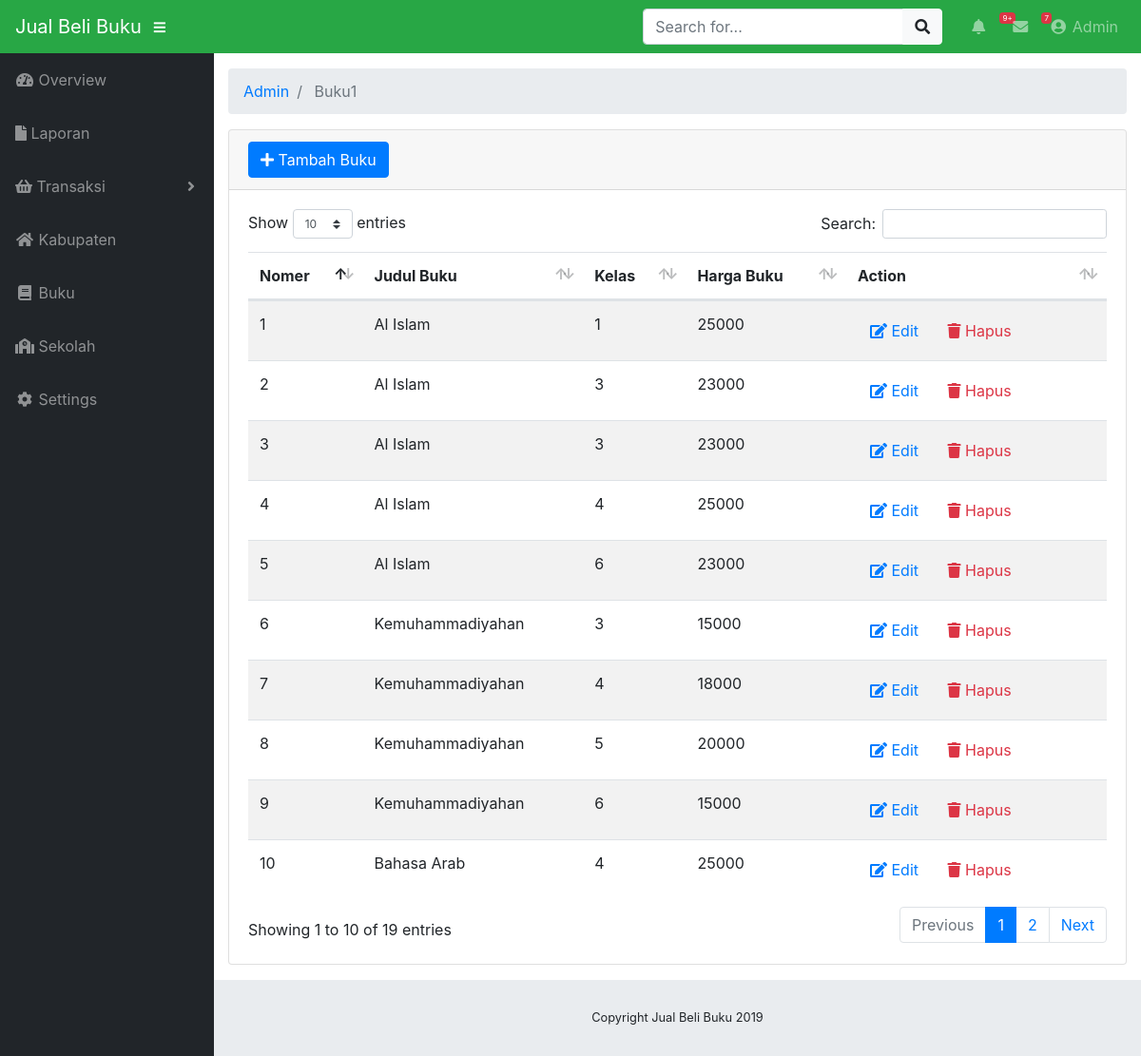
Screenshot of /index.php/admin/buku1 with the database file from the repository.
### tables this page shows
CREATE TABLE `tbl_buku` (
  `id_buku` int(11) NOT NULL,
  `nama_buku` varchar(100) NOT NULL,
  `kelas_buku` varchar(100) DEFAULT NULL,
  `harga_buku` int(11) NOT NULL
);

### application/controllers/admin/Buku1.php (called while the page is built, shortened)
<?php
class Buku1 extends CI_Controller{
	function __construct(){
		$this->load->model('m_buku');
		$this->load->library('form_validation');
	}
	function index(){
        $data["buku"] = $this->m_buku->getAll();
        $this->load->view("admin/buku/v_tampil_buku", $data);
	}
}

### index.php (called while the page is built, shortened)
<?php
require_once BASEPATH.'core/CodeIgniter.php';

### application/models/M_buku.php (called while the page is built, shortened)
<?php
class M_Buku extends CI_Model{
    private $_table = "tbl_buku";
    public function getAll()
    {
        return $this->db->get($this->_table)->result();
    }
}

### application/views/admin/buku/v_tampil_buku.php (the view, shortened to what this page needs)
<!DOCTYPE html>
<html lang="en">
<head>
	<?php $this->load->view("admin/_partials/head.php") ?>
</head>
<body id="page-top">
	<?php $this->load->view("admin/_partials/navbar.php") ?>
	<div id="wrapper">
		<?php $this->load->view("admin/_partials/sidebar.php") ?>
		<div id="content-wrapper">
			<div class="container-fluid">
				<?php $this->load->view("admin/_partials/breadcrumb.php") ?>
				<div class="card mb-3">
					<div class="card-header">
						<a class="btn btn-primary" href="<?php echo site_url('admin/buku1/add') ?>"><i class="fas fa-plus"></i> Tambah Buku</a>
					</div>
					<div class="card-body">
						<div class="table-responsive">
							<table class="table table-striped" id="dataTable" width="100%" cellspacing="0">
								<thead>
									<tr>
										<th>Nomer</th>
										<th>Judul Buku</th>
										<th>Kelas</th>
										<th>Harga Buku</th>
										<th>Action</th>
									</tr>
								</thead>
								<tbody>
									<?php $no = 0;
										foreach ($buku as $data):
										$no++; ?>
									<tr>
										<td>
											<?php echo $no ?>
										</td>
										<td>
											<?php echo $data->nama_buku ?>
										</td>
										<td>
											<?php echo $data->kelas_buku ?>
										</td>
										<td>
											<?php echo $data->harga_buku?>
										</td>
										<td width="250">
											<a href="<?php echo site_url('admin/buku1/edit/'.$data->id_buku) ?>"
											 class="btn btn-small"><i class="fas fa-edit"></i> Edit</a>
											<a data-toggle="modal" data-target="#ModalHapus<?php echo $data->id_buku?>"
											class="btn btn-small text-danger"><i class="fas fa-trash"></i> Hapus</a>
										</td>
									</tr>
									<?php endforeach; ?>
								</tbody>
							</table>
						</div>
					</div>
				</div>
			</div>
			<?php $this->load->view("admin/_partials/footer.php") ?>
		</div>
	</div>
</body>
</html>

### application/views/admin/_partials/head.php (shortened to what this page needs)
<link href="<?php echo base_url('assets/bootstrap/css/bootstrap.min.css') ?>" rel="stylesheet">
<link href="<?php echo base_url('assets/fontawesome-free/css/all.min.css') ?>" rel="stylesheet" type="text/css">
<link href="<?php echo base_url('assets/datatables/dataTables.bootstrap4.css') ?>" rel="stylesheet">
<link href="<?php echo base_url('css/sb-admin.css') ?>" rel="stylesheet">

### application/views/admin/_partials/navbar.php (shortened to what this page needs)
<nav class="navbar navbar-expand navbar-dark bg-success static-top">
    <a class="navbar-brand mr-1" href="<?php echo site_url('admin') ?>"><?php echo SITE_NAME ?></a>
    <button class="btn btn-link btn-sm text-white order-1 order-sm-0" id="sidebarToggle" href="#">
        <i class="fas fa-bars"></i>
    </button>
    <form class="d-none d-md-inline-block form-inline ml-auto mr-0 mr-md-3 my-2 my-md-0">
        <div class="input-group">
            <input type="text" class="form-control" placeholder="Search for..." aria-label="Search" aria-describedby="basic-addon2">
            <div class="input-group-append">
                <button class="btn btn-light" type="button">
                    <i class="fas fa-search"></i>
                </button>
            </div>
        </div>
    </form>
    <ul class="navbar-nav ml-auto ml-md-0">
        <li class="nav-item dropdown no-arrow mx-1">
            <a class="nav-link dropdown-toggle" href="#" id="alertsDropdown" role="button" data-toggle="dropdown" aria-haspopup="true"
                aria-expanded="false">
                <i class="fas fa-bell fa-fw"></i>
                <span class="badge badge-danger">9+</span>
            </a>
        </li>
        <li class="nav-item dropdown no-arrow mx-1">
            <a class="nav-link dropdown-toggle" href="#" id="messagesDropdown" role="button" data-toggle="dropdown" aria-haspopup="true"
                aria-expanded="false">
                <i class="fas fa-envelope fa-fw"></i>
                <span class="badge badge-danger">7</span>
            </a>
        </li>
        <li class="nav-item dropdown no-arrow">
            <a class="nav-link dropdown-toggle" href="#" id="userDropdown" role="button" data-toggle="dropdown" aria-haspopup="true"
                aria-expanded="false">
                <i class="fas fa-user-circle fa-fw"></i> Admin
            </a>
        </li>
    </ul>
</nav>

### application/views/admin/_partials/sidebar.php (shortened to what this page needs)
<ul class="sidebar navbar-nav">
    <li class="nav-item <?php echo $this->uri->segment(2) == '' ? 'active': '' ?>">
        <a class="nav-link" href="<?php echo site_url('admin') ?>">
            <i class="fas fa-fw fa-tachometer-alt"></i>
            <span>Overview</span>
        </a>
    </li>
    <li class="nav-item<?php echo $this->uri->segment(2) == 'buku' ? 'active': '' ?>">
        <a class="nav-link " href="<?php echo site_url('admin/Laporan/') ?> " >
            <i class="fas fa-file"></i>
            <span>Laporan</span>
        </a>
    </li>
    <li class="nav-item dropdown <?php echo $this->uri->segment(2) == 'buku' ? 'active': '' ?>">
        <a class="nav-link dropdown-toggle" href="#" id="pagesDropdown" role="button" data-toggle="dropdown" aria-haspopup="true"
            aria-expanded="false">
            <i class="fas fa-shopping-basket"></i>
            <span>Transaksi</span>
        </a>
    </li>
<li class="nav-item <?php echo $this->uri->segment(2) == 'kabupaten' ? 'active': '' ?>">
        <a class="nav-link" href="<?php echo site_url('admin/kabupaten') ?>">
            <i class="fas fa-fw fa-home"></i>
            <span>Kabupaten</span>
        </a>
    </li>
    <li class="nav-item <?php echo $this->uri->segment(2) == 'buku' ? 'active': '' ?>">
        <a class="nav-link" href="<?php echo site_url('admin/buku1') ?>">
            <i class="fas fa-fw fa-book"></i>
            <span>Buku</span>
        </a>
    </li>
    <li class="nav-item dropdown <?php echo $this->uri->segment(2) == 'sekolah' ? 'active': '' ?>">
        <a class="nav-link" href="<?php echo site_url('admin/sekolah/') ?>">
            <i class="fas fa-fw fa-school"></i>
            <span>Sekolah</span>
        </a>
    </li>
    <li class="nav-item">
        <a class="nav-link" href="#">
            <i class="fas fa-fw fa-cog"></i>
            <span>Settings</span></a>
    </li>
</ul>

### application/views/admin/_partials/breadcrumb.php
<ol class="breadcrumb">
<?php foreach ($this->uri->segments as $segment): ?>
	<?php
		$url = substr($this->uri->uri_string, 0, strpos($this->uri->uri_string, $segment)) . $segment;
		$is_active =  $url == $this->uri->uri_string;
	?>
	<li class="breadcrumb-item <?php echo $is_active ? 'active': '' ?>">
		<?php if($is_active): ?>
			<?php echo ucfirst($segment) ?>
		<?php else: ?>
			<a href="<?php echo site_url($url) ?>"><?php echo ucfirst($segment) ?></a>
		<?php endif; ?>
	</li>
<?php endforeach; ?>
</ol>

### application/views/admin/_partials/footer.php
<footer class="sticky-footer">
  <div class="container my-auto">
    <div class="copyright text-center my-auto">
      <span>Copyright  <?php echo SITE_NAME ." ". Date('Y') ?></span>
    </div>
  </div>
</footer>

### css/sb-admin.css (style rules this page uses)
html { position: relative; min-height: 100%; }
body { height: 100%; }
#wrapper { display: -webkit-box; display: -ms-flexbox; display: flex; }
#wrapper #content-wrapper { overflow-x: hidden; width: 100%; padding-top: 1rem; padding-bottom: 80px; }
.navbar-nav .nav-item.dropdown .dropdown-toggle::after { width: 1rem; text-align: center; float: right; vertical-align: 0; border: 0; font-weight: 900; content: '\f105'; font-family: 'Font Awesome 5 Free'; }
.navbar-nav .nav-item.dropdown.no-arrow .dropdown-toggle::after { display: none; }
.navbar-nav .nav-item .nav-link .badge { position: absolute; margin-left: 0.75rem; top: 0.3rem; font-weight: 400; font-size: 0.5rem; }
.sidebar { width: 90px !important; background-color: #212529; min-height: calc(100vh - 56px); }
.sidebar .nav-item:last-child { margin-bottom: 1rem; }
.sidebar .nav-item .nav-link { text-align: center; padding: 0.75rem 1rem; width: 90px; }
.sidebar .nav-item .nav-link span { font-size: 0.65rem; display: block; }
.sidebar .nav-item.dropdown .dropdown-toggle::after { display: none; }
.sidebar .nav-item .nav-link { color: rgba(255, 255, 255, 0.5); }
@media (min-width: 768px) { .sidebar { width: 225px !important; } }
@media (min-width: 768px) { .sidebar .nav-item .nav-link { display: block; width: 100%; text-align: left; padding: 1rem; width: 225px; } }
@media (min-width: 768px) { .sidebar .nav-item .nav-link span { font-size: 1rem; display: inline; } }
@media (min-width: 768px) { .sidebar .nav-item.dropdown .dropdown-toggle::after { display: block; } }
:root { --input-padding-x: 0.75rem; --input-padding-y: 0.75rem; }
footer.sticky-footer { display: -webkit-box; display: -ms-flexbox; display: flex; position: absolute; right: 0; bottom: 0; width: calc(100% - 90px); height: 80px; background-color: #e9ecef; }
footer.sticky-footer .copyright { line-height: 1; font-size: 0.8rem; }
@media (min-width: 768px) { footer.sticky-footer { width: calc(100% - 225px); } }

### rows the page displays
tbl_buku: nama_buku "Al Islam", kelas_buku "1", harga_buku "25000"
tbl_buku: nama_buku "Al Islam", kelas_buku "3", harga_buku "23000"
tbl_buku: nama_buku "Al Islam", kelas_buku "3", harga_buku "23000"
tbl_buku: nama_buku "Al Islam", kelas_buku "4", harga_buku "25000"
tbl_buku: nama_buku "Al Islam", kelas_buku "6", harga_buku "23000"
tbl_buku: nama_buku "Kemuhammadiyahan", kelas_buku "3", harga_buku "15000"
tbl_buku: nama_buku "Kemuhammadiyahan", kelas_buku "4", harga_buku "18000"
tbl_buku: nama_buku "Kemuhammadiyahan", kelas_buku "5", harga_buku "20000"
tbl_buku: nama_buku "Kemuhammadiyahan", kelas_buku "6", harga_buku "15000"
tbl_buku: nama_buku "Bahasa Arab", kelas_buku "4", harga_buku "25000"

### other values shown
SITE_NAME "Jual Beli Buku"
$segment "Admin"
$segment "Buku1"
Date('Y') "2019"
